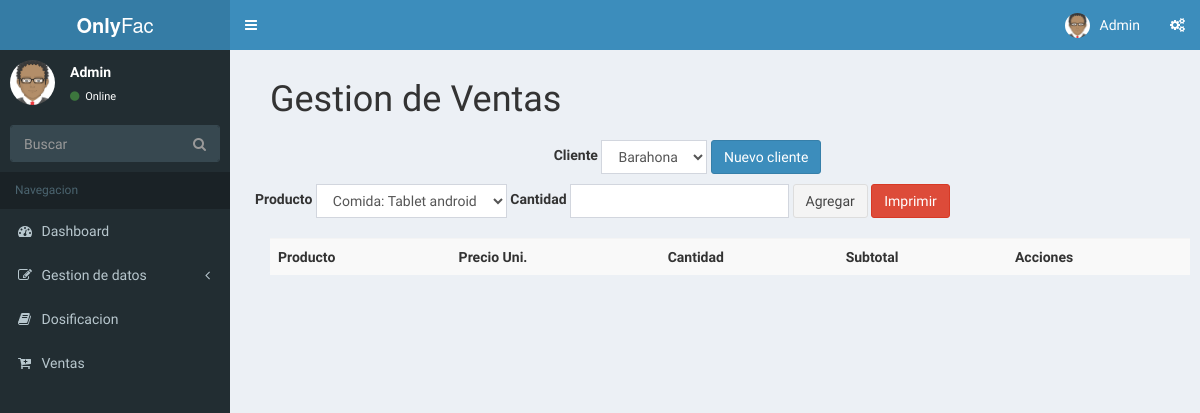
Before: /index.php/venta/detalle/10 with the older database file.
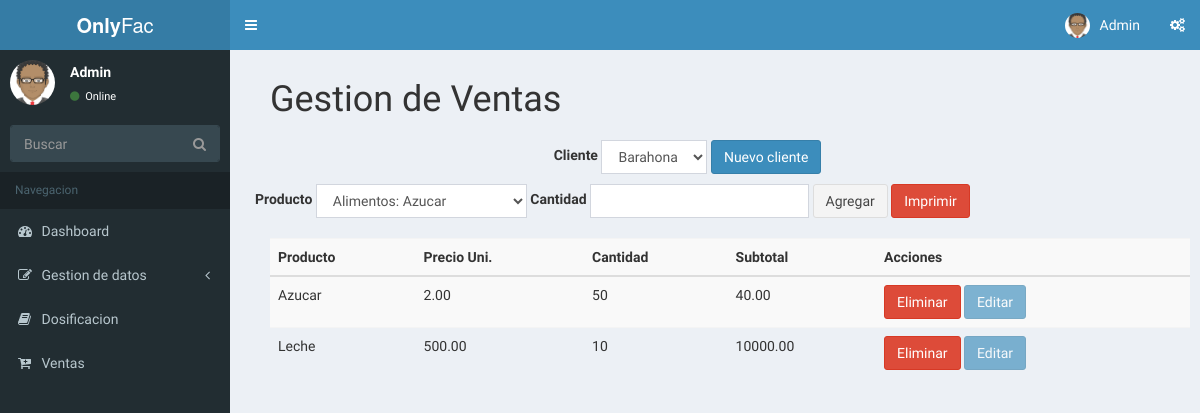
After: the same page with the newer database file.
### tables this page shows
CREATE TABLE `detalle_venta` (
  `idDetalle_Venta` int(11) NOT NULL AUTO_INCREMENT,
  `subtotal` decimal(18,2) DEFAULT NULL,
  `descripcion` varchar(30) DEFAULT NULL,
  `cantidad` int(11) DEFAULT NULL,
  `Venta_idVenta` int(11) NOT NULL,
  `Cliente_idCliente` int(11) NOT NULL,
  `Producto_idProducto` int(11) NOT NULL,
  PRIMARY KEY (`idDetalle_Venta`),
  KEY `fk_Detalle_Venta_Venta1_idx` (`Venta_idVenta`),
  KEY `fk_Detalle_Venta_Cliente1_idx` (`Cliente_idCliente`),
  KEY `fk_Detalle_Venta_Producto1_idx` (`Producto_idProducto`),
  CONSTRAINT `fk_Detalle_Venta_Cliente1` FOREIGN KEY (`Cliente_idCliente`) REFERENCES `cliente` (`idCliente`) ON DELETE NO ACTION ON UPDATE NO ACTION,
  CONSTRAINT `fk_Detalle_Venta_Producto1` FOREIGN KEY (`Producto_idProducto`) REFERENCES `producto` (`idProducto`) ON DELETE NO ACTION ON UPDATE NO ACTION,
  CONSTRAINT `fk_Detalle_Venta_Venta1` FOREIGN KEY (`Venta_idVenta`) REFERENCES `venta` (`idVenta`) ON DELETE NO ACTION ON UPDATE NO ACTION
);

CREATE TABLE `producto` (
  `idProducto` int(11) NOT NULL AUTO_INCREMENT,
  `nombre` varchar(35) DEFAULT NULL,
  `descripcionpro` varchar(45) DEFAULT NULL,
  `precio` decimal(18,2) DEFAULT NULL,
  `Categoria_idCategoria` int(11) NOT NULL,
  `cantidad` int(11) DEFAULT '0',
  PRIMARY KEY (`idProducto`),
  KEY `fk_Producto_Categoria1_idx` (`Categoria_idCategoria`),
  CONSTRAINT `fk_Producto_Categoria1` FOREIGN KEY (`Categoria_idCategoria`) REFERENCES `categoria` (`idCategoria`) ON DELETE NO ACTION ON UPDATE NO ACTION
);

### application/controllers/venta.php (called while the page is built, shortened)
<?php
class Venta extends CI_Controller {
	public function __construct(){
        $this->load->helper('url');
        $this->load->helper('form');
        $this->load->helper('date');
        $this->load->helper('security');
        $this->load->library('form_validation');
        $this->load->library('session');
        $this->load->model('Model_Venta');
    }
    public function detalle($id){
            $data['content'] = "venta/detalle";
            $data['select'] = $this->Model_Venta->selectpro($id);
            $data['selectpro'] = $this->Model_Venta->selectprod();
            $data['selectcli'] = $this->Model_Venta->selectcli();
            $data['id'] = $id;
            $this->load->view("template", $data);
    }
}

### index.php (called while the page is built, shortened)
<?php
require_once BASEPATH.'core/CodeIgniter.php';

### application/models/model_venta.php (called while the page is built, shortened)
<?php
Class Model_Venta extends CI_Model {
    public function selectpro($id){
        $query = $this->db->query("SELECT * FROM detalle_venta p inner join producto c on p.Producto_idProducto = c.idProducto WHERE Venta_idVenta = ".$id);
        return $query->result();
    }
    public function selectprod(){
        $query = $this->db->query("SELECT * FROM producto p INNER JOIN categoria c on p.Categoria_idCategoria = c.idCategoria ORDER BY c.descripcion,p.nombre");
        return $query->result();
    }
    public function selectcli(){
        $this->db->select('*');
        $this->db->from('cliente');
        $query = $this->db->get();
        return $query->result();
    }
}

### application/views/venta/detalle.php (the view, shortened to what this page needs)
<h1>Gestion de Ventas</h1>
<?php if(isset($dataedit)) {echo form_open('rol/update'."/".$dataedit[0]->idRol, 'class="row form-inline"');} else { echo form_open('venta/insertpro', 'class="row form-inline"');} ?>
<fieldset style="margin : 10px">
  <div class="form-group">
    <label for="exampleInputName2">Cliente</label>
    <select name = "cliente" class="form-control">
        <?php
            foreach ($selectcli as $value) { ?>
                <?php if($value->idCliente == $dataedit[0]->Cliente_idCliente) { ?>
                <option selected value="<?php echo $value->idCliente ?>"><?php echo $value->nombre_cliente ?></option>
            <?php
            }
            else { ?>
                <option  value="<?php echo $value->idCliente ?>"><?php echo $value->nombre_cliente ?></option>
               <?php
            }
            }
        ?>
    </select>
  </div>
  <div class="form-group">
      <a href="<?php echo base_url('index.php/cliente/indef')."/".$id; ?>" type="button" class="btn btn-primary">Nuevo cliente</a>
  </div>
  </fieldset>
  <fieldset>
<div class="form-group">
    <label for="exampleInputName2">Producto</label>
    <select name = "producto" class="form-control">
        <?php
            foreach ($selectpro as $value) { ?>
                <?php if($value->idProducto == $dataedit[0]->Producto_idProducto) { ?>
                <option selected value="<?php echo $value->idProducto ?>"><?php echo $value->nombre ?></option>
            <?php
            }
            else { ?>
                <option  value="<?php echo $value->idProducto ?>"><?php echo $value->descripcion.": ".$value->nombre ?></option>
               <?php
            }
            }
        ?>
    </select>
  </div>
  <div class="form-group">
    <label for="exampleInputName2">Cantidad</label>
    <input type="text" name="cantidad" class="form-control" id="exampleInputName2" />
  </div>
    <button type="submit" class="btn btn-default">
        <?php
            if(isset($dataedit)){
                echo "Actualizar";
            } else {
                echo "Agregar";
            }
        ?>
        </button>
        <a href="<?php echo base_url('index.php/venta/update')."/".$id; ?>" type="button" class="btn btn-danger">Imprimir</a>
   </fieldset>
<?php echo form_close(); ?>
<table class="table table-striped" style = "margin: 20px 0px;">
    <theader>
        <th>Producto</th>
        <th>Precio Uni.</th>
        <th>Cantidad</th>
        <th>Subtotal</th>
        <th>Acciones</th>
    </theader>
    <tbody>
        <?php foreach ($select as $value) { ?>
            <tr>
                <td><?php echo $value->nombre; ?></td>
                <td><?php echo $value->precio; ?></td>
                <td><?php echo $value->cantidad; ?></td>
                <td><?php echo $value->subtotal; ?></td>
                <td>
                    <a href="<?php echo base_url('index.php/venta/deletedp')."/".$value->idDetalle_Venta."/".$id; ?>" type="button" class="btn btn-danger">Eliminar</a>
                    <a disabled href="<?php echo base_url('index.php/venta/editdp')."/".$value->idDetalle_Venta."/".$id; ?>" type="button" class="btn btn-primary">Editar</a>
                </td>
            </tr>
        <?php } ?>
    </tbody>
</table>

Changed rows visible on the page:
added detalle_venta: Producto_idProducto.nombre "Azucar", Producto_idProducto.precio "2.00", Producto_idProducto.cantidad "50", subtotal "40.00"
added detalle_venta: Producto_idProducto.nombre "Leche", Producto_idProducto.precio "500.00", Producto_idProducto.cantidad "10", subtotal "10000.00"
Other visible differences:
form field producto: "Comida: Tablet android" → "Alimentos: Azucar"
